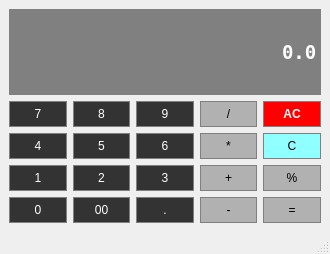
<?xml version="1.0" encoding="UTF-8"?>
<ui version="4.0">
 <class>calculator</class>
 <widget class="QMainWindow" name="calculator">
  <property name="geometry">
   <rect>
    <x>0</x>
    <y>0</y>
    <width>330</width>
    <height>254</height>
   </rect>
  </property>
  <property name="sizePolicy">
   <sizepolicy hsizetype="Preferred" vsizetype="Preferred">
    <horstretch>0</horstretch>
    <verstretch>0</verstretch>
   </sizepolicy>
  </property>
  <property name="windowTitle">
   <string>calculator</string>
  </property>
  <widget class="QWidget" name="centralwidget">
   <layout class="QGridLayout" name="gridLayout">
    <item row="1" column="2">
     <widget class="QPushButton" name="Button9">
      <property name="sizePolicy">
       <sizepolicy hsizetype="Minimum" vsizetype="Preferred">
        <horstretch>0</horstretch>
        <verstretch>0</verstretch>
       </sizepolicy>
      </property>
      <property name="styleSheet">
       <string notr="true">QPushButton {
	background-color: #333333;
	border: 1px solid gray;
	padding: 5px;
	color: #ffffffff
}

QPushButton:pressed {
	background-color: #A9A9A9;
	border: 1px solid gray;
	padding: 5px;
}</string>
      </property>
      <property name="text">
       <string>9</string>
      </property>
     </widget>
    </item>
    <item row="1" column="3">
     <widget class="QPushButton" name="Div">
      <property name="sizePolicy">
       <sizepolicy hsizetype="Minimum" vsizetype="Preferred">
        <horstretch>0</horstretch>
        <verstretch>0</verstretch>
       </sizepolicy>
      </property>
      <property name="styleSheet">
       <string notr="true">QPushButton {
	background-color: #B1B1B2;
	border: 1px solid gray;
	padding: 5px;
}

QPushButton:pressed {
	background-color: #A9A9A9;
	border: 1px solid gray;
	padding: 5px;
}</string>
      </property>
      <property name="text">
       <string>/</string>
      </property>
     </widget>
    </item>
    <item row="3" column="1">
     <widget class="QPushButton" name="Button2">
      <property name="sizePolicy">
       <sizepolicy hsizetype="Minimum" vsizetype="Preferred">
        <horstretch>0</horstretch>
        <verstretch>0</verstretch>
       </sizepolicy>
      </property>
      <property name="styleSheet">
       <string notr="true">QPushButton {
	background-color: #333333;
	border: 1px solid gray;
	padding: 5px;
	color: #ffffffff
}

QPushButton:pressed {
	background-color: #A9A9A9;
	border: 1px solid gray;
	padding: 5px;
}</string>
      </property>
      <property name="text">
       <string>2</string>
      </property>
     </widget>
    </item>
    <item row="1" column="1">
     <widget class="QPushButton" name="Button8">
      <property name="sizePolicy">
       <sizepolicy hsizetype="Minimum" vsizetype="Preferred">
        <horstretch>0</horstretch>
        <verstretch>0</verstretch>
       </sizepolicy>
      </property>
      <property name="styleSheet">
       <string notr="true">QPushButton {
	background-color: #333333;
	border: 1px solid gray;
	padding: 5px;
	color: #ffffffff
}

QPushButton:pressed {
	background-color: #A9A9A9;
	border: 1px solid gray;
	padding: 5px;
}</string>
      </property>
      <property name="text">
       <string>8</string>
      </property>
     </widget>
    </item>
    <item row="1" column="0">
     <widget class="QPushButton" name="Button7">
      <property name="sizePolicy">
       <sizepolicy hsizetype="Minimum" vsizetype="Preferred">
        <horstretch>0</horstretch>
        <verstretch>0</verstretch>
       </sizepolicy>
      </property>
      <property name="styleSheet">
       <string notr="true">QPushButton {
	background-color: #333333;
	border: 1px solid gray;
	padding: 5px;
	color: #ffffffff
}

QPushButton:pressed {
	background-color: #A9A9A9;
	border: 1px solid gray;
	padding: 5px;
}</string>
      </property>
      <property name="text">
       <string>7</string>
      </property>
     </widget>
    </item>
    <item row="4" column="3">
     <widget class="QPushButton" name="Sub">
      <property name="sizePolicy">
       <sizepolicy hsizetype="Minimum" vsizetype="Preferred">
        <horstretch>0</horstretch>
        <verstretch>0</verstretch>
       </sizepolicy>
      </property>
      <property name="styleSheet">
       <string notr="true">QPushButton {
	background-color: #B1B1B2;
	border: 1px solid gray;
	padding: 5px;
}

QPushButton:pressed {
	background-color: #A9A9A9;
	border: 1px solid gray;
	padding: 5px;
}</string>
      </property>
      <property name="text">
       <string>-</string>
      </property>
     </widget>
    </item>
    <item row="3" column="0">
     <widget class="QPushButton" name="Button1">
      <property name="sizePolicy">
       <sizepolicy hsizetype="Minimum" vsizetype="Preferred">
        <horstretch>0</horstretch>
        <verstretch>0</verstretch>
       </sizepolicy>
      </property>
      <property name="styleSheet">
       <string notr="true">QPushButton {
	background-color: #333333;
	border: 1px solid gray;
	padding: 5px;
	color: #ffffffff
}

QPushButton:pressed {
	background-color: #A9A9A9;
	border: 1px solid gray;
	padding: 5px;
}</string>
      </property>
      <property name="text">
       <string>1</string>
      </property>
     </widget>
    </item>
    <item row="3" column="2">
     <widget class="QPushButton" name="Button3">
      <property name="sizePolicy">
       <sizepolicy hsizetype="Minimum" vsizetype="Preferred">
        <horstretch>0</horstretch>
        <verstretch>0</verstretch>
       </sizepolicy>
      </property>
      <property name="styleSheet">
       <string notr="true">QPushButton {
	background-color: #333333;
	border: 1px solid gray;
	padding: 5px;
	color: #ffffffff
}

QPushButton:pressed {
	background-color: #A9A9A9;
	border: 1px solid gray;
	padding: 5px;
}</string>
      </property>
      <property name="text">
       <string>3</string>
      </property>
     </widget>
    </item>
    <item row="3" column="3">
     <widget class="QPushButton" name="Add">
      <property name="sizePolicy">
       <sizepolicy hsizetype="Minimum" vsizetype="Preferred">
        <horstretch>0</horstretch>
        <verstretch>0</verstretch>
       </sizepolicy>
      </property>
      <property name="styleSheet">
       <string notr="true">QPushButton {
	background-color: #B1B1B2;
	border: 1px solid gray;
	padding: 5px;
}

QPushButton:pressed {
	background-color: #A9A9A9;
	border: 1px solid gray;
	padding: 5px;
}</string>
      </property>
      <property name="text">
       <string>+</string>
      </property>
     </widget>
    </item>
    <item row="2" column="1">
     <widget class="QPushButton" name="Button5">
      <property name="sizePolicy">
       <sizepolicy hsizetype="Minimum" vsizetype="Preferred">
        <horstretch>0</horstretch>
        <verstretch>0</verstretch>
       </sizepolicy>
      </property>
      <property name="styleSheet">
       <string notr="true">QPushButton {
	background-color: #333333;
	border: 1px solid gray;
	padding: 5px;
	color: #ffffffff
}

QPushButton:pressed {
	background-color: #A9A9A9;
	border: 1px solid gray;
	padding: 5px;
}</string>
      </property>
      <property name="text">
       <string>5</string>
      </property>
     </widget>
    </item>
    <item row="2" column="0">
     <widget class="QPushButton" name="Button4">
      <property name="sizePolicy">
       <sizepolicy hsizetype="Minimum" vsizetype="Preferred">
        <horstretch>0</horstretch>
        <verstretch>0</verstretch>
       </sizepolicy>
      </property>
      <property name="styleSheet">
       <string notr="true">QPushButton {
	background-color: #333333;
	border: 1px solid gray;
	padding: 5px;
	color: #ffffffff
}

QPushButton:pressed {
	background-color: #A9A9A9;
	border: 1px solid gray;
	padding: 5px;
}</string>
      </property>
      <property name="text">
       <string>4</string>
      </property>
     </widget>
    </item>
    <item row="2" column="3">
     <widget class="QPushButton" name="Mul">
      <property name="sizePolicy">
       <sizepolicy hsizetype="Minimum" vsizetype="Preferred">
        <horstretch>0</horstretch>
        <verstretch>0</verstretch>
       </sizepolicy>
      </property>
      <property name="styleSheet">
       <string notr="true">QPushButton {
	background-color: #B1B1B2;
	border: 1px solid gray;
	padding: 5px;
}

QPushButton:pressed {
	background-color: #A9A9A9;
	border: 1px solid gray;
	padding: 5px;
}</string>
      </property>
      <property name="text">
       <string>*</string>
      </property>
     </widget>
    </item>
    <item row="2" column="2">
     <widget class="QPushButton" name="Button6">
      <property name="sizePolicy">
       <sizepolicy hsizetype="Minimum" vsizetype="Preferred">
        <horstretch>0</horstretch>
        <verstretch>0</verstretch>
       </sizepolicy>
      </property>
      <property name="styleSheet">
       <string notr="true">QPushButton {
	background-color: #333333;
	border: 1px solid gray;
	padding: 5px;
	color: #ffffffff
}

QPushButton:pressed {
	background-color: #A9A9A9;
	border: 1px solid gray;
	padding: 5px;
}</string>
      </property>
      <property name="text">
       <string>6</string>
      </property>
     </widget>
    </item>
    <item row="1" column="4">
     <widget class="QPushButton" name="Clear">
      <property name="sizePolicy">
       <sizepolicy hsizetype="Minimum" vsizetype="Preferred">
        <horstretch>0</horstretch>
        <verstretch>0</verstretch>
       </sizepolicy>
      </property>
      <property name="font">
       <font>
        <bold>true</bold>
       </font>
      </property>
      <property name="styleSheet">
       <string notr="true">QPushButton {
	background-color: #ff0000;
	border: 1px solid gray;
	padding: 5px;
	color: #ffffff
}

QPushButton:pressed {
	background-color: #A9A9A9;
	border: 1px solid gray;
	padding: 5px;
}</string>
      </property>
      <property name="text">
       <string>AC</string>
      </property>
     </widget>
    </item>
    <item row="4" column="4">
     <widget class="QPushButton" name="Result">
      <property name="sizePolicy">
       <sizepolicy hsizetype="Minimum" vsizetype="Preferred">
        <horstretch>0</horstretch>
        <verstretch>0</verstretch>
       </sizepolicy>
      </property>
      <property name="styleSheet">
       <string notr="true">QPushButton {
	background-color: #B1B1B2;
	border: 1px solid gray;
	padding: 5px;
}

QPushButton:pressed {
	background-color: #A9A9A9;
	border: 1px solid gray;
	padding: 5px;
}</string>
      </property>
      <property name="text">
       <string>=</string>
      </property>
     </widget>
    </item>
    <item row="4" column="0">
     <widget class="QPushButton" name="Button0">
      <property name="sizePolicy">
       <sizepolicy hsizetype="Minimum" vsizetype="Preferred">
        <horstretch>0</horstretch>
        <verstretch>0</verstretch>
       </sizepolicy>
      </property>
      <property name="styleSheet">
       <string notr="true">QPushButton {
	background-color: #333333;
	border: 1px solid gray;
	padding: 5px;
	color: #ffffffff
}

QPushButton:pressed {
	background-color: #A9A9A9;
	border: 1px solid gray;
	padding: 5px;
}</string>
      </property>
      <property name="text">
       <string>0</string>
      </property>
     </widget>
    </item>
    <item row="4" column="1">
     <widget class="QPushButton" name="Button10">
      <property name="styleSheet">
       <string notr="true">QPushButton {
	background-color: #333333;
	border: 1px solid gray;
	padding: 5px;
	color: #ffffffff
}

QPushButton:pressed {
	background-color: #A9A9A9;
	border: 1px solid gray;
	padding: 5px;
}</string>
      </property>
      <property name="text">
       <string>00</string>
      </property>
     </widget>
    </item>
    <item row="4" column="2">
     <widget class="QPushButton" name="Decimal">
      <property name="styleSheet">
       <string notr="true">QPushButton {
	background-color: #333333;
	border: 1px solid gray;
	padding: 5px;
	color: #ffffffff
}

QPushButton:pressed {
	background-color: #A9A9A9;
	border: 1px solid gray;
	padding: 5px;
}</string>
      </property>
      <property name="text">
       <string>.</string>
      </property>
     </widget>
    </item>
    <item row="3" column="4">
     <widget class="QPushButton" name="Modulo">
      <property name="styleSheet">
       <string notr="true">QPushButton {
	background-color: #B1B1B2;
	border: 1px solid gray;
	padding: 5px;
}

QPushButton:pressed {
	background-color: #A9A9A9;
	border: 1px solid gray;
	padding: 5px;
}</string>
      </property>
      <property name="text">
       <string>%</string>
      </property>
     </widget>
    </item>
    <item row="0" column="0" colspan="5">
     <widget class="QLineEdit" name="Display">
      <property name="sizePolicy">
       <sizepolicy hsizetype="Preferred" vsizetype="Expanding">
        <horstretch>0</horstretch>
        <verstretch>0</verstretch>
       </sizepolicy>
      </property>
      <property name="font">
       <font>
        <family>DejaVu Sans Mono</family>
        <pointsize>14</pointsize>
        <bold>true</bold>
       </font>
      </property>
      <property name="styleSheet">
       <string notr="true">QLineEdit {
	background-color: gray;
	border: 1px solid gray;
	color: #ffffff
}</string>
      </property>
      <property name="text">
       <string>0.0</string>
      </property>
      <property name="alignment">
       <set>Qt::AlignRight|Qt::AlignTrailing|Qt::AlignVCenter</set>
      </property>
     </widget>
    </item>
    <item row="2" column="4">
     <widget class="QPushButton" name="Remove">
      <property name="styleSheet">
       <string notr="true">QPushButton {
	background-color: #8fffff;
	border: 1px solid gray;
	padding: 5px;
}
</string>
      </property>
      <property name="text">
       <string>C</string>
      </property>
     </widget>
    </item>
   </layout>
  </widget>
  <widget class="QMenuBar" name="menubar">
   <property name="geometry">
    <rect>
     <x>0</x>
     <y>0</y>
     <width>330</width>
     <height>19</height>
    </rect>
   </property>
  </widget>
  <widget class="QStatusBar" name="statusbar"/>
 </widget>
 <resources/>
 <connections/>
</ui>
